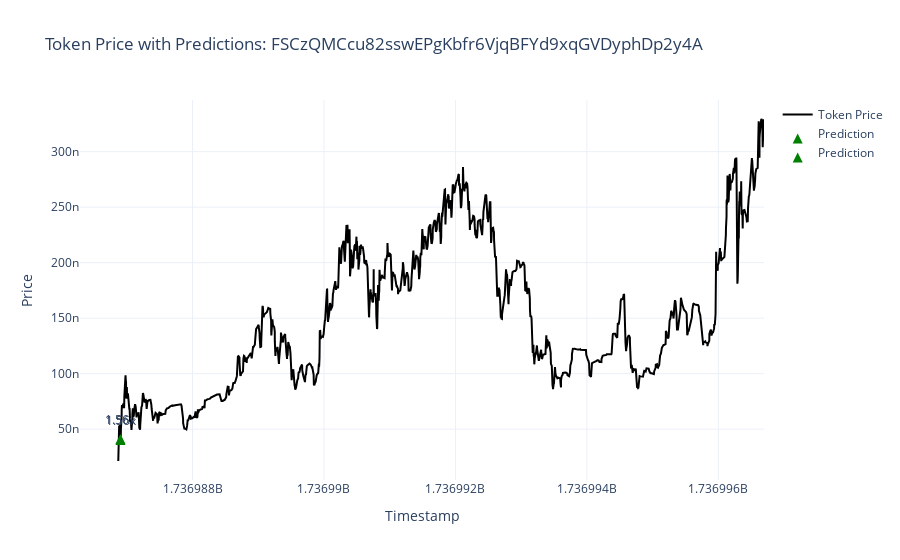

The code cell stored with this chart in its notebook:
### Code cell
from visualisation_methods import plot_predictions_on_price_graph
token_address = "FSCzQMCcu82sswEPgKbfr6VjqBFYd9xqGVDyphDp2y4A"
bucket_pred_map = test_tokens_pred[token_address]
plot_predictions_on_price_graph(token_address, bucket_pred_map, min_abs_pred_size=min_abs_pred_size)

### Figure 1 — Plotly figure (JSON) as saved in the notebook; plotly's stock layout.template omitted (floating-point values rounded to 4 significant figures; data arrays with more than 128 entries replaced by an {"elided": "..."} marker saying what was removed)
{"data": [{"line": {"color": "black"}, "mode": "lines", "name": "Token Price", "type": "scatter", "x": {"elided": "2311 int values"}, "y": {"elided": "2311 float values"}}, {"marker": {"color": "green", "size": 10, "symbol": "arrow-up"}, "mode": "markers+text", "name": "Prediction", "text": ["1.56x"], "textposition": "top center", "type": "scatter", "x": [1736986903], "y": [4.565e-08]}, {"marker": {"color": "green", "size": 10, "symbol": "arrow-up"}, "mode": "markers+text", "name": "Prediction", "text": ["1.56x"], "textposition": "top center", "type": "scatter", "x": [1736986904], "y": [4.472e-08]}], "layout": {"hovermode": "x unified", "title": {"text": "Token Price with Predictions: FSCzQMCcu82sswEPgKbfr6VjqBFYd9xqGVDyphDp2y4A"}, "xaxis": {"title": {"text": "Timestamp"}}, "yaxis": {"title": {"text": "Price"}}}}
